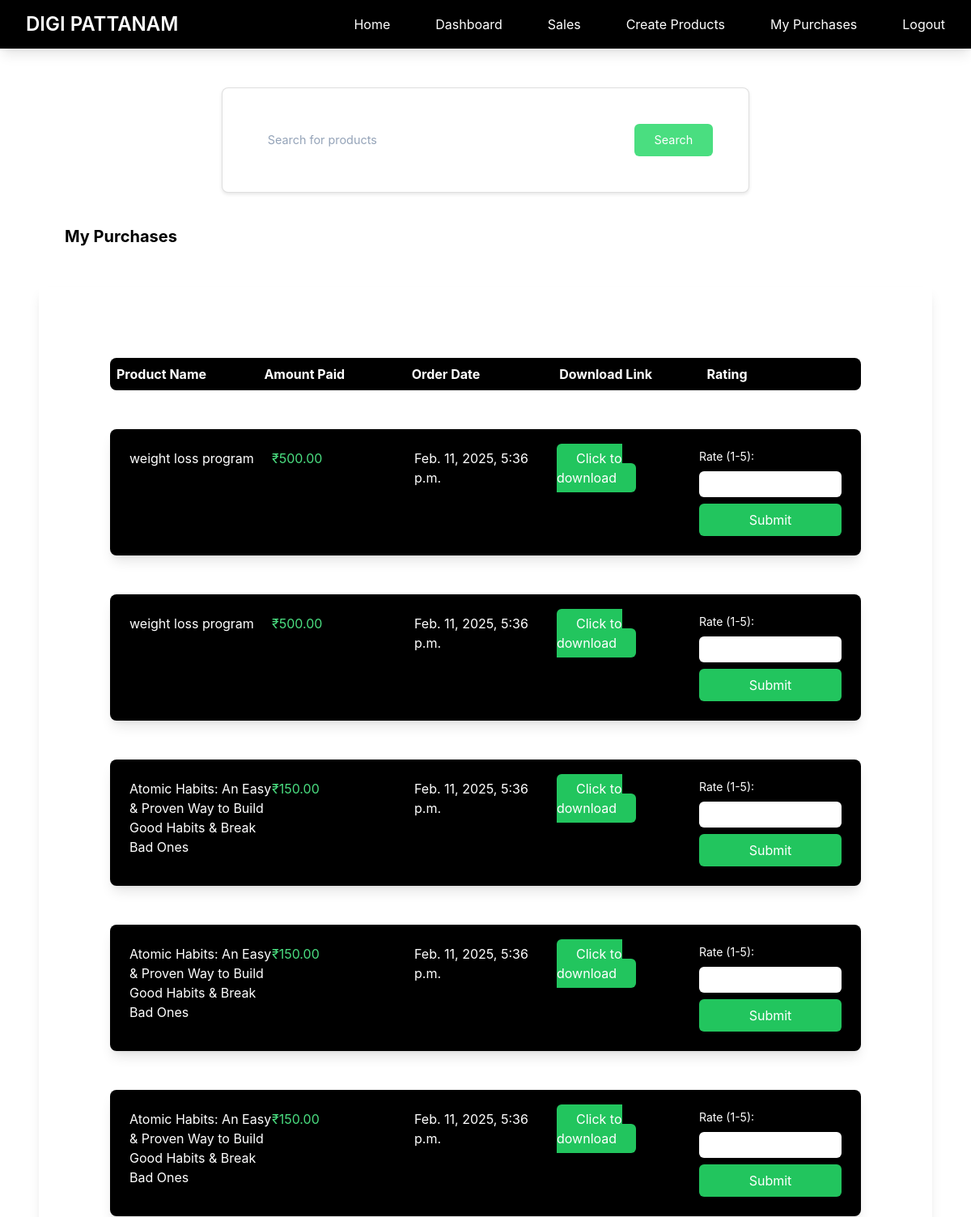
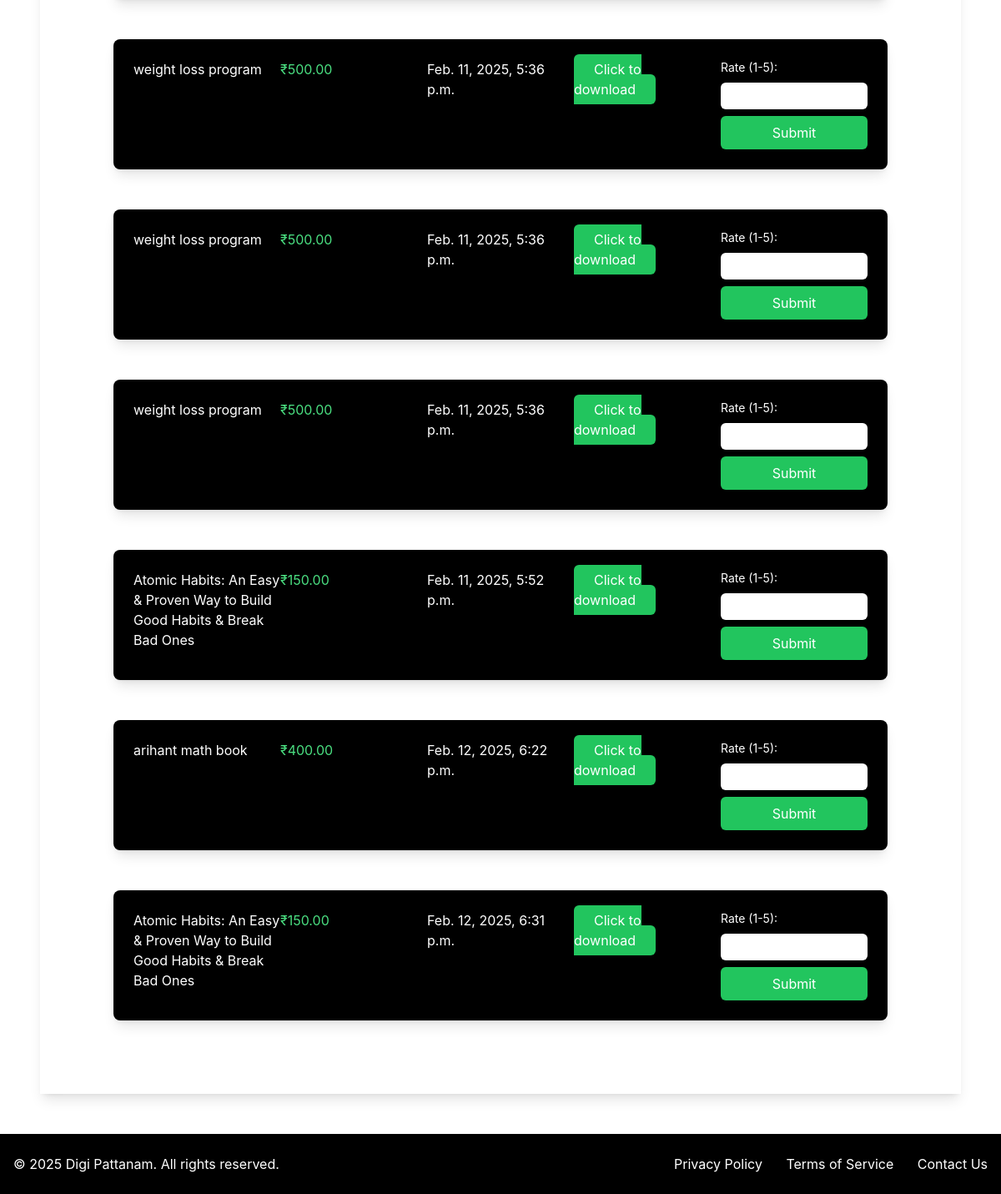
Before: /purchases/ (signed in) with the older database file (2 pictures, top to bottom).
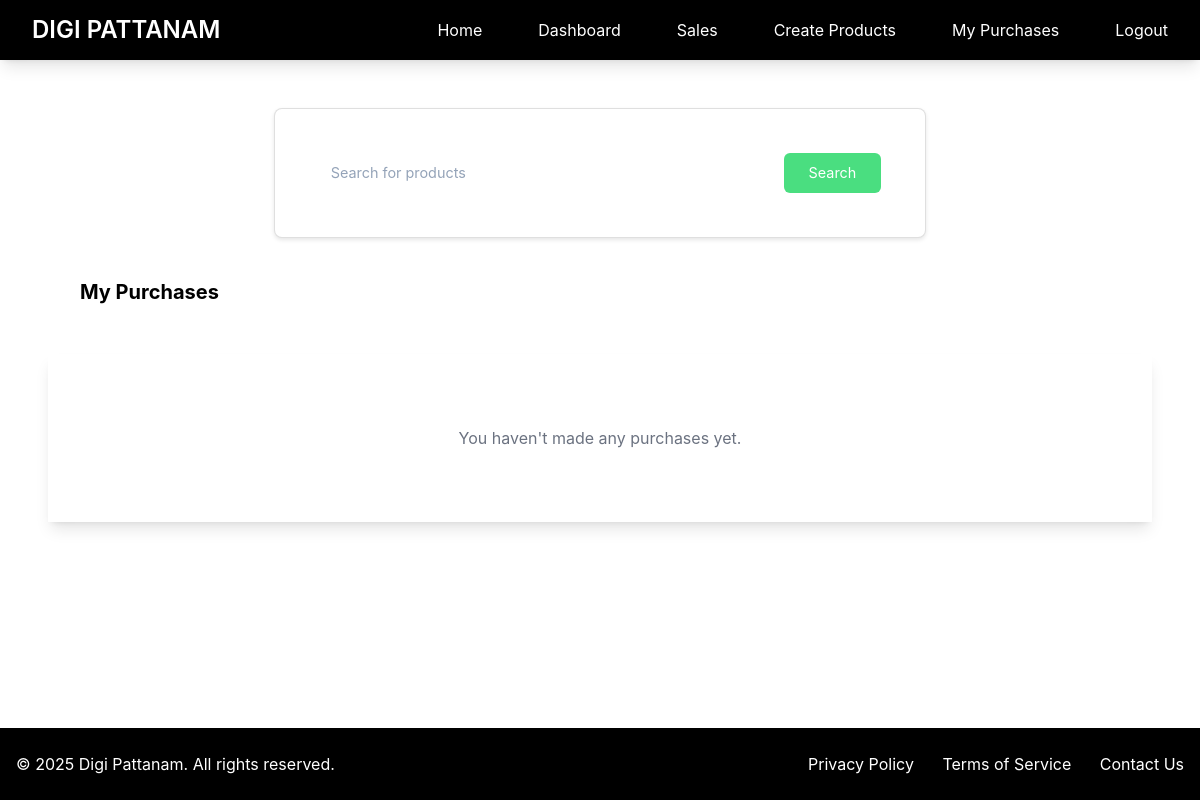
After: the same page with the newer database file.
### myapp/models.py (models this page shows, shortened)
class OrderDetail(models.Model):
    user = models.ForeignKey(User, on_delete=models.CASCADE, null=True)
    customer_email = models.EmailField(null=True)
    product = models.ForeignKey(Products, on_delete=models.CASCADE)
    amount = models.DecimalField(max_digits=10, decimal_places=2)
    razorpay_payment_intent = models.CharField(max_length=200, null=True)
    razorpay_order_id = models.CharField(max_length=100, unique=True, null=True)
    has_paid = models.BooleanField(default=False)
    created_on = models.DateTimeField(auto_now_add=True, null=True)
    updated_on = models.DateTimeField(auto_now=True, null=True)

class Products(models.Model):
    FILE_TYPE_CHOICES = [
        ('pdf', 'PDF Document'),
        ('video', 'Video File'),
        ('audio', 'Audio File'),
        ('image', 'Image File'),
        ('zip', 'ZIP Archive'),
        ('doc', 'Document'),
        ('other', 'Other')
    ]
    user = models.ForeignKey(User, on_delete=models.CASCADE, null=True)
    name = models.CharField(max_length=200)
    desc = models.CharField(max_length=1000)
    price = models.DecimalField(max_digits=10, decimal_places=2)
    file = models.FileField(upload_to='uploads')
    image = models.ImageField(upload_to='product_images/', null=True, blank=True)
    file_type = models.CharField(
        max_length=10,
        choices=FILE_TYPE_CHOICES,
        default='other',
        help_text="Select the type of file you are uploading",
        null=True
    )

### myapp/views.py (the view)
# urls.py: path('purchases/', views.my_purchases, name='purchases'),
@login_required
def my_purchases(request):
    orders = OrderDetail.objects.filter(user=request.user, has_paid=True)
    return render(request, 'myapp/purchases.html', {'orders': orders})

### myapp/templates/myapp/purchases.html (shortened to what this page needs)
{% extends 'myapp/base.html' %}
{% block body %}
    <div class="flex justify-between">
        <div class="ml-20 mt-10 font-bold text-xl">My Purchases</div>
    </div>
    <div class="order-container shadow-lg p-10 m-5">
        {% if orders %}
            <div class="order-header flex font-bold m-5 p-2 text-white bg-black rounded-lg">
                <div class="w-1/5">Product Name</div>
                <div class="w-1/5">Amount Paid</div>
                <div class="w-1/5">Order Date</div>
                <div class="w-1/5">Download Link</div>
                <div class="w-1/5">Rating</div>
            </div>
            {% for order in orders %}
            <div class="flex m-5 p-4 bg-black text-white rounded-lg shadow-lg">
                <div class="w-1/5">
                    {{ order.product.name }}
                </div>
                <div class="w-1/5 text-green-400">
                    ₹{{ order.amount }}
                </div>
                <div class="w-1/5">
                    {{ order.created_on }}
                </div>
                <div class="w-1/5">
                    <a class="bg-green-500 text-white px-4 py-2 rounded-md" href="{{ order.product.file.url }}" download>Click to download</a>
                </div>
                <div class="w-1/5">
                    <form method="POST" action="{% url 'submit_rating' order.product.id %}">
                        <label for="rating" class="block mb-2 text-sm">Rate (1-5):</label>
                        <input type="number" name="rating" id="rating" min="1" max="5" class="text-black px-2 py-1 rounded-md w-full">
                        <button type="submit" class="bg-green-500 text-white px-4 py-2 rounded-md mt-2 w-full">Submit</button>
                    </form>
                </div>
            </div>
            {% endfor %}
        {% else %}
            <div class="text-center py-8">
                <p class="text-gray-500">You haven't made any purchases yet.</p>
            </div>
        {% endif %}
    </div>
{% endblock %}

Changed rows visible on the page:
removed OrderDetail: product.name "weight loss program", amount "500.00", created_on "Feb. 11, 2025, 5:36 p.m."
removed OrderDetail: product.name "weight loss program", amount "500.00", created_on "Feb. 11, 2025, 5:36 p.m."
removed OrderDetail: product.name "Atomic Habits: An Easy & Proven Way to Build Good Habits & Break Bad Ones", amount "150.00", created_on "Feb. 11, 2025, 5:36 p.m."
removed OrderDetail: product.name "Atomic Habits: An Easy & Proven Way to Build Good Habits & Break Bad Ones", amount "150.00", created_on "Feb. 11, 2025, 5:36 p.m."
removed OrderDetail: product.name "Atomic Habits: An Easy & Proven Way to Build Good Habits & Break Bad Ones", amount "150.00", created_on "Feb. 11, 2025, 5:36 p.m."
removed OrderDetail: product.name "weight loss program", amount "500.00", created_on "Feb. 11, 2025, 5:36 p.m."
removed OrderDetail: product.name "weight loss program", amount "500.00", created_on "Feb. 11, 2025, 5:36 p.m."
removed OrderDetail: product.name "weight loss program", amount "500.00", created_on "Feb. 11, 2025, 5:36 p.m."
removed OrderDetail: product.name "Atomic Habits: An Easy & Proven Way to Build Good Habits & Break Bad Ones", amount "150.00", created_on "Feb. 11, 2025, 5:52 p.m."
removed OrderDetail: product.name "arihant math book", amount "400.00", created_on "Feb. 12, 2025, 6:22 p.m."
removed OrderDetail: product.name "Atomic Habits: An Easy & Proven Way to Build Good Habits & Break Bad Ones", amount "150.00", created_on "Feb. 12, 2025, 6:31 p.m."
Other visible differences:
text no longer shown: "Product Name Amount Paid Order Date Download Link Rating"
text now shown: "You haven't made any purchases yet."
